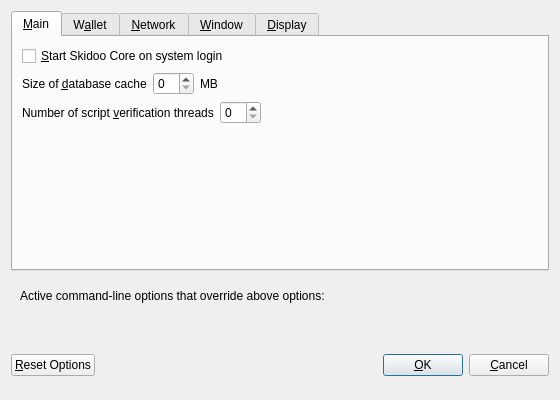
<?xml version="1.0" encoding="UTF-8"?>
<ui version="4.0">
 <class>OptionsDialog</class>
 <widget class="QDialog" name="OptionsDialog">
  <property name="geometry">
   <rect>
    <x>0</x>
    <y>0</y>
    <width>560</width>
    <height>400</height>
   </rect>
  </property>
  <property name="windowTitle">
   <string>Options</string>
  </property>
  <property name="modal">
   <bool>true</bool>
  </property>
  <layout class="QVBoxLayout" name="verticalLayout">
   <item>
    <widget class="QTabWidget" name="tabWidget">
     <property name="currentIndex">
      <number>0</number>
     </property>
     <widget class="QWidget" name="tabMain">
      <attribute name="title">
       <string>&amp;Main</string>
      </attribute>
      <layout class="QVBoxLayout" name="verticalLayout_Main">
       <item>
        <widget class="QCheckBox" name="bitcoinAtStartup">
         <property name="toolTip">
          <string>Automatically start Skidoo Core after logging in to the system.</string>
         </property>
         <property name="text">
          <string>&amp;Start Skidoo Core on system login</string>
         </property>
        </widget>
       </item>
       <item>
        <layout class="QHBoxLayout" name="horizontalLayout_2_Main">
         <item>
          <widget class="QLabel" name="databaseCacheLabel">
           <property name="text">
            <string>Size of &amp;database cache</string>
           </property>
           <property name="textFormat">
            <enum>Qt::PlainText</enum>
           </property>
           <property name="buddy">
            <cstring>databaseCache</cstring>
           </property>
          </widget>
         </item>
         <item>
          <widget class="QSpinBox" name="databaseCache"/>
         </item>
         <item>
          <widget class="QLabel" name="databaseCacheUnitLabel">
           <property name="text">
            <string>MB</string>
           </property>
           <property name="textFormat">
            <enum>Qt::PlainText</enum>
           </property>
          </widget>
         </item>
         <item>
          <spacer name="horizontalSpacer_2_Main">
           <property name="orientation">
            <enum>Qt::Horizontal</enum>
           </property>
           <property name="sizeHint" stdset="0">
            <size>
             <width>40</width>
             <height>20</height>
            </size>
           </property>
          </spacer>
         </item>
        </layout>
       </item>
       <item>
        <layout class="QHBoxLayout" name="horizontalLayout_3_Main">
         <item>
          <widget class="QLabel" name="threadsScriptVerifLabel">
           <property name="text">
            <string>Number of script &amp;verification threads</string>
           </property>
           <property name="textFormat">
            <enum>Qt::PlainText</enum>
           </property>
           <property name="buddy">
            <cstring>threadsScriptVerif</cstring>
           </property>
          </widget>
         </item>
         <item>
          <widget class="QSpinBox" name="threadsScriptVerif">
           <property name="toolTip">
            <string>(0 = auto, &lt;0 = leave that many cores free)</string>
           </property>
          </widget>
         </item>
         <item>
          <spacer name="horizontalSpacer_3_Main">
           <property name="orientation">
            <enum>Qt::Horizontal</enum>
           </property>
           <property name="sizeHint" stdset="0">
            <size>
             <width>40</width>
             <height>20</height>
            </size>
           </property>
          </spacer>
         </item>
        </layout>
       </item>
       <item>
        <spacer name="verticalSpacer_Main">
         <property name="orientation">
          <enum>Qt::Vertical</enum>
         </property>
         <property name="sizeHint" stdset="0">
          <size>
           <width>20</width>
           <height>40</height>
          </size>
         </property>
        </spacer>
       </item>
      </layout>
     </widget>
     <widget class="QWidget" name="tabWallet">
      <attribute name="title">
       <string>W&amp;allet</string>
      </attribute>
      <layout class="QVBoxLayout" name="verticalLayout_Wallet">
       <item>
        <widget class="QGroupBox" name="groupBox">
         <property name="title">
          <string>Expert</string>
         </property>
         <layout class="QVBoxLayout" name="verticalLayout_2">
          <item>
           <widget class="QCheckBox" name="coinControlFeatures">
            <property name="toolTip">
             <string>Whether to show coin control features or not.</string>
            </property>
            <property name="text">
             <string>Enable coin &amp;control features</string>
            </property>
           </widget>
          </item>
          <item>
           <widget class="QCheckBox" name="spendZeroConfChange">
            <property name="toolTip">
             <string>If you disable the spending of unconfirmed change, the change from a transaction cannot be used until that transaction has at least one confirmation. This also affects how your balance is computed.</string>
            </property>
            <property name="text">
             <string>&amp;Spend unconfirmed change</string>
            </property>
           </widget>
          </item>
         </layout>
        </widget>
       </item>
       <item>
        <spacer name="verticalSpacer_Wallet">
         <property name="orientation">
          <enum>Qt::Vertical</enum>
         </property>
         <property name="sizeHint" stdset="0">
          <size>
           <width>20</width>
           <height>40</height>
          </size>
         </property>
        </spacer>
       </item>
      </layout>
     </widget>
     <widget class="QWidget" name="tabNetwork">
      <attribute name="title">
       <string>&amp;Network</string>
      </attribute>
      <layout class="QVBoxLayout" name="verticalLayout_Network">
       <item>
        <widget class="QCheckBox" name="mapPortUpnp">
         <property name="toolTip">
          <string>Automatically open the Skidoo client port on the router. This only works when your router supports UPnP and it is enabled.</string>
         </property>
         <property name="text">
          <string>Map port using &amp;UPnP</string>
         </property>
        </widget>
       </item>
       <item>
        <widget class="QCheckBox" name="allowIncoming">
         <property name="toolTip">
          <string>Accept connections from outside</string>
         </property>
         <property name="text">
          <string>Allow incoming connections</string>
         </property>
        </widget>
       </item>
       <item>
        <widget class="QCheckBox" name="connectSocks">
         <property name="toolTip">
          <string>Connect to the Skidoo network through a SOCKS5 proxy.</string>
         </property>
         <property name="text">
          <string>&amp;Connect through SOCKS5 proxy (default proxy):</string>
         </property>
        </widget>
       </item>
       <item>
        <layout class="QHBoxLayout" name="horizontalLayout_1_Network">
         <item>
          <widget class="QLabel" name="proxyIpLabel">
           <property name="text">
            <string>Proxy &amp;IP:</string>
           </property>
           <property name="textFormat">
            <enum>Qt::PlainText</enum>
           </property>
           <property name="buddy">
            <cstring>proxyIp</cstring>
           </property>
          </widget>
         </item>
         <item>
          <widget class="QValidatedLineEdit" name="proxyIp">
           <property name="minimumSize">
            <size>
             <width>140</width>
             <height>0</height>
            </size>
           </property>
           <property name="maximumSize">
            <size>
             <width>140</width>
             <height>16777215</height>
            </size>
           </property>
           <property name="toolTip">
            <string>IP address of the proxy (e.g. IPv4: 127.0.0.1 / IPv6: ::1)</string>
           </property>
          </widget>
         </item>
         <item>
          <widget class="QLabel" name="proxyPortLabel">
           <property name="text">
            <string>&amp;Port:</string>
           </property>
           <property name="textFormat">
            <enum>Qt::PlainText</enum>
           </property>
           <property name="buddy">
            <cstring>proxyPort</cstring>
           </property>
          </widget>
         </item>
         <item>
          <widget class="QLineEdit" name="proxyPort">
           <property name="minimumSize">
            <size>
             <width>55</width>
             <height>0</height>
            </size>
           </property>
           <property name="maximumSize">
            <size>
             <width>55</width>
             <height>16777215</height>
            </size>
           </property>
           <property name="toolTip">
            <string>Port of the proxy (e.g. 9050)</string>
           </property>
          </widget>
         </item>
         <item>
          <spacer name="horizontalSpacer_1_Network">
           <property name="orientation">
            <enum>Qt::Horizontal</enum>
           </property>
           <property name="sizeHint" stdset="0">
            <size>
             <width>40</width>
             <height>20</height>
            </size>
           </property>
          </spacer>
         </item>
        </layout>
       </item>
       <item>
        <spacer name="verticalSpacer_Network">
         <property name="orientation">
          <enum>Qt::Vertical</enum>
         </property>
         <property name="sizeHint" stdset="0">
          <size>
           <width>20</width>
           <height>40</height>
          </size>
         </property>
        </spacer>
       </item>
      </layout>
     </widget>
     <widget class="QWidget" name="tabWindow">
      <attribute name="title">
       <string>&amp;Window</string>
      </attribute>
      <layout class="QVBoxLayout" name="verticalLayout_Window">
       <item>
        <widget class="QCheckBox" name="minimizeToTray">
         <property name="toolTip">
          <string>Show only a tray icon after minimizing the window.</string>
         </property>
         <property name="text">
          <string>&amp;Minimize to the tray instead of the taskbar</string>
         </property>
        </widget>
       </item>
       <item>
        <widget class="QCheckBox" name="minimizeOnClose">
         <property name="toolTip">
          <string>Minimize instead of exit the application when the window is closed. When this option is enabled, the application will be closed only after selecting Exit in the menu.</string>
         </property>
         <property name="text">
          <string>M&amp;inimize on close</string>
         </property>
        </widget>
       </item>
       <item>
        <spacer name="verticalSpacer_Window">
         <property name="orientation">
          <enum>Qt::Vertical</enum>
         </property>
         <property name="sizeHint" stdset="0">
          <size>
           <width>20</width>
           <height>40</height>
          </size>
         </property>
        </spacer>
       </item>
      </layout>
     </widget>
     <widget class="QWidget" name="tabDisplay">
      <attribute name="title">
       <string>&amp;Display</string>
      </attribute>
      <layout class="QVBoxLayout" name="verticalLayout_Display">
       <item>
        <layout class="QHBoxLayout" name="horizontalLayout_1_Display">
         <item>
          <widget class="QLabel" name="langLabel">
           <property name="text">
            <string>User Interface &amp;language:</string>
           </property>
           <property name="textFormat">
            <enum>Qt::PlainText</enum>
           </property>
           <property name="buddy">
            <cstring>lang</cstring>
           </property>
          </widget>
         </item>
         <item>
          <widget class="QValueComboBox" name="lang">
           <property name="toolTip">
            <string>The user interface language can be set here. This setting will take effect after restarting Skidoo Core.</string>
           </property>
          </widget>
         </item>
        </layout>
       </item>
       <item>
        <layout class="QHBoxLayout" name="horizontalLayout_2_Display">
         <item>
          <widget class="QLabel" name="unitLabel">
           <property name="text">
            <string>&amp;Unit to show amounts in:</string>
           </property>
           <property name="textFormat">
            <enum>Qt::PlainText</enum>
           </property>
           <property name="buddy">
            <cstring>unit</cstring>
           </property>
          </widget>
         </item>
         <item>
          <widget class="QValueComboBox" name="unit">
           <property name="toolTip">
            <string>Choose the default subdivision unit to show in the interface and when sending coins.</string>
           </property>
          </widget>
         </item>
        </layout>
       </item>
       <item>
        <layout class="QHBoxLayout" name="horizontalLayout_3_Display">
         <item>
          <widget class="QLabel" name="thirdPartyTxUrlsLabel">
           <property name="toolTip">
            <string>Third party URLs (e.g. a block explorer) that appear in the transactions tab as context menu items. %s in the URL is replaced by transaction hash. Multiple URLs are separated by vertical bar |.</string>
           </property>
           <property name="text">
            <string>Third party transaction URLs</string>
           </property>
           <property name="buddy">
            <cstring>thirdPartyTxUrls</cstring>
           </property>
          </widget>
         </item>
         <item>
          <widget class="QLineEdit" name="thirdPartyTxUrls">
           <property name="toolTip">
            <string>Third party URLs (e.g. a block explorer) that appear in the transactions tab as context menu items. %s in the URL is replaced by transaction hash. Multiple URLs are separated by vertical bar |.</string>
           </property>
          </widget>
         </item>
        </layout>
       </item>
       <item>
        <spacer name="verticalSpacer_Display">
         <property name="orientation">
          <enum>Qt::Vertical</enum>
         </property>
         <property name="sizeHint" stdset="0">
          <size>
           <width>20</width>
           <height>40</height>
          </size>
         </property>
        </spacer>
       </item>
      </layout>
     </widget>
    </widget>
   </item>
   <item>
    <widget class="QFrame" name="frame">
     <layout class="QVBoxLayout" name="verticalLayout_Bottom">
      <item>
       <layout class="QHBoxLayout" name="horizontalLayout_Bottom">
        <item>
         <widget class="QLabel" name="overriddenByCommandLineInfoLabel">
          <property name="text">
           <string>Active command-line options that override above options:</string>
          </property>
          <property name="textFormat">
           <enum>Qt::PlainText</enum>
          </property>
         </widget>
        </item>
        <item>
         <spacer name="horizontalSpacer_Bottom">
          <property name="orientation">
           <enum>Qt::Horizontal</enum>
          </property>
          <property name="sizeHint" stdset="0">
           <size>
            <width>40</width>
            <height>20</height>
           </size>
          </property>
         </spacer>
        </item>
       </layout>
      </item>
      <item>
       <widget class="QLabel" name="overriddenByCommandLineLabel">
        <property name="text">
         <string/>
        </property>
        <property name="textFormat">
         <enum>Qt::PlainText</enum>
        </property>
        <property name="wordWrap">
         <bool>true</bool>
        </property>
       </widget>
      </item>
     </layout>
    </widget>
   </item>
   <item>
    <layout class="QHBoxLayout" name="horizontalLayout_Buttons">
     <item>
      <widget class="QPushButton" name="resetButton">
       <property name="toolTip">
        <string>Reset all client options to default.</string>
       </property>
       <property name="text">
        <string>&amp;Reset Options</string>
       </property>
       <property name="autoDefault">
        <bool>false</bool>
       </property>
      </widget>
     </item>
     <item>
      <spacer name="horizontalSpacer_1">
       <property name="orientation">
        <enum>Qt::Horizontal</enum>
       </property>
       <property name="sizeHint" stdset="0">
        <size>
         <width>40</width>
         <height>48</height>
        </size>
       </property>
      </spacer>
     </item>
     <item>
      <widget class="QLabel" name="statusLabel">
       <property name="minimumSize">
        <size>
         <width>200</width>
         <height>0</height>
        </size>
       </property>
       <property name="font">
        <font>
         <weight>75</weight>
         <bold>true</bold>
        </font>
       </property>
       <property name="text">
        <string/>
       </property>
       <property name="textFormat">
        <enum>Qt::PlainText</enum>
       </property>
       <property name="wordWrap">
        <bool>true</bool>
       </property>
      </widget>
     </item>
     <item>
      <spacer name="horizontalSpacer_2">
       <property name="orientation">
        <enum>Qt::Horizontal</enum>
       </property>
       <property name="sizeHint" stdset="0">
        <size>
         <width>40</width>
         <height>48</height>
        </size>
       </property>
      </spacer>
     </item>
     <item>
      <widget class="QPushButton" name="okButton">
       <property name="text">
        <string>&amp;OK</string>
       </property>
       <property name="autoDefault">
        <bool>false</bool>
       </property>
       <property name="default">
        <bool>true</bool>
       </property>
      </widget>
     </item>
     <item>
      <widget class="QPushButton" name="cancelButton">
       <property name="text">
        <string>&amp;Cancel</string>
       </property>
       <property name="autoDefault">
        <bool>false</bool>
       </property>
      </widget>
     </item>
    </layout>
   </item>
  </layout>
 </widget>
 <customwidgets>
  <customwidget>
   <class>QValidatedLineEdit</class>
   <extends>QLineEdit</extends>
   <header>qvalidatedlineedit.h</header>
  </customwidget>
  <customwidget>
   <class>QValueComboBox</class>
   <extends>QComboBox</extends>
   <header>qvaluecombobox.h</header>
  </customwidget>
 </customwidgets>
 <resources/>
 <connections/>
</ui>
